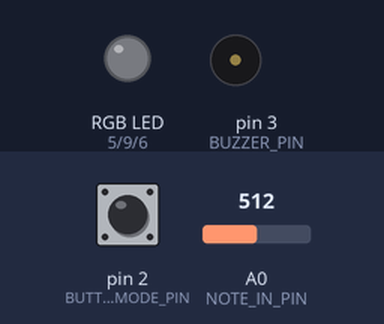
Simulated run of this sketch. Board: Arduino Uno, built with avr-gcc and run on an emulated ATmega328P. Parts: an RGB LED mixed from three pins (HIGH = lit), buzzer (waves = sounding). The test bench sets the inputs (shaded band); at power-on: pin 2 (BUTTON_MODE_PIN) LOW, A0 (NOTE_IN_PIN) = 512. Dim RGB values are drawn brighter than linear; random numbers use the default seed unless the sketch sets one.

Above: at 1.2 s.
1.3 s: pin 2 (BUTTON_MODE_PIN) pulled HIGH for 1 s
At 2.3 s:
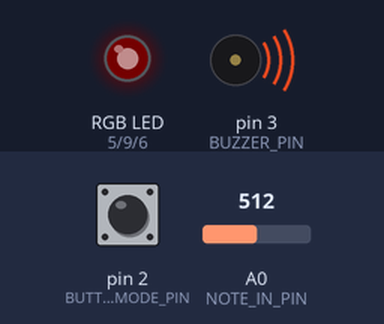
4.3 s: pin 2 (BUTTON_MODE_PIN) pulled HIGH for 0.15 s
At 12.5 s:
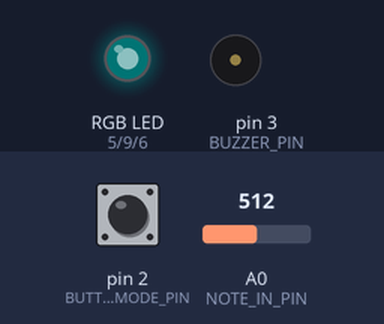
Timing chart, 0 to 13.4 s (numbered marks = the images above; inputs shaded):
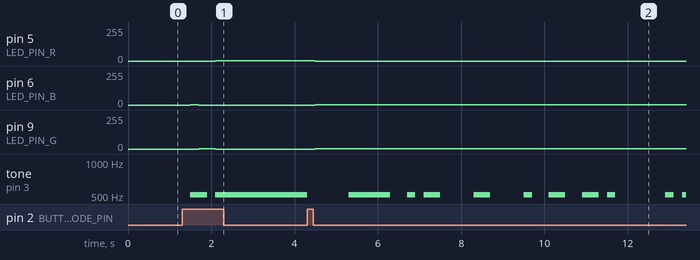

The sketch:

CART_360_ETUDE_3_SKETCH.ino
```cpp
/*Jennifer Sevan
 * CART 360 - ETUDE 3
 */
/**********************ETUDE 2 CART 360 2017*******************************
   WELCOME!
   THE PURPOSE OF THIS EXERCISE IS TO DESIGN A VERY SIMPLE KEYBOARD (5 KEYS)
   WHICH ALLOWS YOU TO PLAY LIVE, RECORD, AND PLAYBACK SINGLE NOTES (NO CHORDS).
   THERE WILL BE A BUTTON WHICH WHEN PRESSED WILL TAKE THE USER TO THE NEXT MODE:
   THERE ARE 5 POSSIBLE MODES
   0 ==  reset    ==   led off == also resets
   1 ==  live     ==   led BLUE
   2 ==  record   ==   led RED
   3 ==  play     ==   led GREEN
   4 ==  looper   ==   led PURPLE

   ADDITIONALLY - WHEN THE USER CHANGES MODE,
   THE RGB LED WILL CHANGE COLOR (ACCORDING TO THE SPECIFICATIONS)

   PLEASE FOLLOW THE INSTRUCTIONS IN THE COMMENTS:
   DO NOT ADD ANY MORE FUNCTION DEFINITIONS
   ONLY IMPLEMENT THE FUNCTION DEFINITIONS SUPPLIED
   THERE IS NO NEED TO ADD ANY NEW VARIABLES OR CONSTANTS
   PROVIDE COMMENTS FOR ANY OF THE CODE IMPLEMENTED
   GOOD LUCK!
*/
/**** CONSTANTS ********************************************************/

#define BUTTON_MODE_PIN 2 // Button to change the mode

// constants for RGB LED
#define LED_PIN_R 5 // R PIN
#define LED_PIN_G 9 // G PIN
#define LED_PIN_B 6 // B PIN

// constant for note in (button-resistor ladder on breadboard)
# define NOTE_IN_PIN A0

//constant for max number of notes in array
#define MAX_NOTES 16

// a constant for duration
const int duration = 200;

// constant for pin to output for buzzer
#define BUZZER_PIN 3 // PWM

/******** VARIABLES *****************************************************/
// counter for how many notes we have
int countNotes = 0;
int mode = 0; // start at off
// array to hold the notes played (for record/play mode)
int notes [MAX_NOTES];

/*************************************************************************/


/**********************SETUP() DO NOT CHANGE*******************************/
// Declare pin mode for the single digital input
void setup()
{
  Serial.begin(9600);
  pinMode(BUTTON_MODE_PIN, INPUT);
}

/**********************LOOP() DO NOT CHANGE *******************************
   INSTRUCTIONS:
   There is NO NEED to change the loop - it establishes the flow of the program
   We call here 3 functions repeatedly:
   1: chooseMode(): this function will determine the mode that your program is in
   based on if the button (linked to the BUTTON_MODE_PIN) was pressed
   2: setRGB(): will set the color of the RGB LED based on the value of the mode variable
   3: selectMode(): will determine which function to call based on the value of the mode variable

**************************************************************************/
void loop()
{
  chooseMode();
  setRGB();
  selectMode();
}
/******************CHOOSEMODE(): IMPLEMENT *********************************
   INSTRUCTIONS:
   Read the value from the Button (linked to the BUTTON_MODE_PIN) and
   if is being pressed then change the mode variable.
   REMEMBER:
   mode == 0 is reset
   mode == 1 is live
   mode == 2 is record
   mode == 3 is play
   mode == 4 is loopMode
   Every time the user presses the button, the program will go to the next mode,
   once it reaches 4, it should go back to mode == 0.
   (i.e. if mode ==2 and we press, then mode ==3) ...
**************************************************************************/
void chooseMode() {
  // If the button is pressed
  if (digitalRead(BUTTON_MODE_PIN) == HIGH)
  {

    //If the mode is 4, it should go back to 1.
    if (mode == 4)
    {
      mode = 0;
    }
    else
    {
      // Add 1 to the mode.
      mode = mode + 1;
    }
    delay(duration);
  }
}

/******************SETRGB(): IMPLEMENT *********************************
   INSTRUCTIONS:
   Depending on the value of the mode variable:
   if the mode is 0 - RGB LED IS OFF
   if the mode is 1 - RGB LED IS BLUE
   if mode is 2 - RGB LED IS RED
   if mode is 3 - RGB LED IS GREEN
   if mode is 4 - RGB LED iS PURPLE
   YOU MUST USE A SWITCH CASE CONSTRUCT (NOT A SERIES OF IF / ELSE STATEMENTS
**************************************************************************/
//RGB LED IS OFF
void activateOff() {
  analogWrite(LED_PIN_R, LOW);
  analogWrite(LED_PIN_G, LOW);
  analogWrite(LED_PIN_B, LOW);
}
//RGB LED IS BLUE
void activateBlue() {
  analogWrite(LED_PIN_R, LOW);
  analogWrite(LED_PIN_G, LOW);
  analogWrite(LED_PIN_B, HIGH);
}
//RGB LED IS RED
void activateRed() {
  analogWrite(LED_PIN_R, LOW);
  analogWrite(LED_PIN_G, HIGH);
  analogWrite(LED_PIN_B, LOW);
}
//RGB LED IS GREEN
void activateGreen() {
  analogWrite(LED_PIN_R, HIGH);
  analogWrite(LED_PIN_G, LOW);
  analogWrite(LED_PIN_B, LOW);

}
//RGB LED IS PURPLE
void activatePurple() {
  analogWrite(LED_PIN_R, LOW);
  analogWrite(LED_PIN_G, HIGH);
  analogWrite(LED_PIN_B, HIGH);
}
void setRGB()
{
  switch (mode) {
    case 1: activateBlue();
      break;
    case 2: activateRed();
      break;
    case 3: activateGreen();
      break;
    case 4: activatePurple();
      break;
    default: activateOff();
      break;
  }
}

/**********************SELECTMODE() DO NOT CHANGE *******************************
   INSTRUCTIONS:
   There is NO NEED to change this function - it selects WHICH function should run based on the mode variable
   There are 4 possibilities
   1: reset(): this function will reset any arrays etc, and will do nothing else
   2: live(): this function will play the corresponding notes
   to the user pressing the respective buttons.
   NOTE:: the notes played are NOT stored
   3: record(): this function will play the corresponding notes
   to the user pressing the respective buttons
   AND will STORE up to 16 consecutive notes in an array.
   4: play(): this function will playback any notes stored in the array that were recorded
   in the previous mode
   5: loopMode(): this function will playback any notes stored in the array that were recorded,
   BUT unlike the previous mode, you can choose in which sequence the notes are played.
   REQUIRED: only play notes from the array (no live stuff)

******************************************************************************/
void selectMode()
{
  if (mode == 0) {
    reset();
  }
  else if (mode == 1) {
    live();
  }
  else if (mode == 2) {
    record();
  }

  else if (mode == 3) {
    play();
  }

  else if (mode == 4) {
    looper();
  }
}
/******************RESET(): IMPLEMENT **************************************
   INSTRUCTIONS:
   this function should ensure that any notes recorded are no longer available
**************************************************************************/
void reset()
{
  //to shut off any tone playing
  noTone(BUZZER_PIN);

  //for loop to cycle through the notes array and assign 0s in every element
  for (int i = 0; i < MAX_NOTES; i++) {
    //assign 0 for each increment
    notes[i] = 0;
  }

  //reset the countNotes
  countNotes = 0;

}
/******************LIVE(): IMPLEMENT **************************************
   INSTRUCTIONS:
   this function will play the corresponding notes
   to the user pressing the respective buttons
   NOTE:: the notes played are NOT stored
   SO: you need read in the input from the analog input (linked to the button-resistor ladder combo)
   THEN - output the note to the buzzer using the tone() function
**************************************************************************/
void live()
{
  //have tone play the rythm
  tone(BUZZER_PIN, analogRead(NOTE_IN_PIN), duration);
}
/******************RECORD(): IMPLEMENT **********************************
   INSTRUCTIONS:
   this function will play the corresponding notes
   to the user pressing the respective buttons
   AND will STORE up to 16 consecutive notes in an array.
   SO:you need read in the input from the analog input (linked to the button-resistor ladder combo)
   AND - output the note to the buzzer using the tone() function
   THEN store that note in the array  - BE CAREFUL - you can only allow for up to MAX_NOTES to be stored
**************************************************************************/
void record()
{
  //read the value on the note pin
  int sound = analogRead(NOTE_IN_PIN);

  //if sound is detected
  if (sound > 0) {
    //play the sound that was pressed and save it.
    tone(BUZZER_PIN, sound, duration);

    //If the max is not reached for notes, save the note.
    if (countNotes < MAX_NOTES) {
      notes[countNotes] = sound;
      //Increment the number of notes that has been recorded.
      countNotes++;
    }
    delay(duration);
  }
}
/******************PLAY(): IMPLEMENT ************************************
   INSTRUCTIONS:
   this function will playback any notes stored in the array that were recorded
   in the previous mode
   SO: you need to go through the array of values (be careful - the user may not have put in MAX_NOTES)
   READ each value IN ORDER
   AND output each note to the buzzer using the tone() function
   ALSO: as long as we are in this mode, the notes are played over and over again
   BE CAREFUL: make sure you allow for the user to get to another mode from the mode button...
**************************************************************************/
void play()
{
  //if there is something to play. Then play it.
  if (notes[0] != 0) {
    for (int i = 0; i < countNotes; i++) {
      tone(BUZZER_PIN, notes[i], duration);
      delay(duration);
    }
  }
}
/******************LOOPMODE(): IMPLEMENT *********************************
   INSTRUCTIONS:
   this function will playback any notes stored in the array that were recorded
   in the previous mode
   SO: you need to go through the array of values (be careful - the user may not have put in MAX_NOTES)
   READ values IN ANY ORDERING (You MUST use the array - but you can determine your own sequence)
   AND output each note to the buzzer using the tone() function
   ALSO: as long as we are in this mode, the notes are played over and over again
   BE CAREFUL: make sure you allow for the user to get to another mode from the mode button...
**************************************************************************/
void looper()
{
  delay(duration);

  //generate a random between 0 and 15 inclusively
  int randomNum = random(0, countNotes + 1);

  //play tone randomly
  tone(BUZZER_PIN, notes[randomNum]);
}

/**************************************************************************/

/*analysis of the etude's setup
 *
 * The resistors on the breadboard are in series. But the resistors for the push buttons
 * are in parallel which helps the sound to circulate and provide different tones.
 * There's a 5V of power circulating throughout the arduino and the breadboard.
 * Because of the analogRead function, the input becomes audible due to the buttons
 * who converts into output signals when they are being pressed.
 * The resistors are the reason why we have various functions/sound when different modes
 * are being activated when pressed.
 */
```

Measured:
- after the input at 1.3 s, pin 5 (LED_PIN_R): 0/255 → 1/255 after 0.80 s; pin 6 (LED_PIN_B): 0/255 → 1/255 after 0.20 s, → 0/255 0.20 s later; pin 9 (LED_PIN_G): 0/255 → 1/255 after 0.40 s, → 0/255 0.40 s later; tone on pin 3 (BUZZER_PIN): silent → 512 Hz after 0.20 s, → silent 0.40 s later, → 512 Hz 0.20 s later
- after the input at 4.3 s, pin 5 (LED_PIN_R): 1/255 → 0/255 after 0.20 s; pin 6 (LED_PIN_B), pin 9 (LED_PIN_G): 0/255 → 1/255 after 0.20 s; tone on pin 3 (BUZZER_PIN): plays 512 Hz for 1.0 s, 512 Hz for 0.20 s, 512 Hz for 0.40 s, 512 Hz for 0.40 s, 512 Hz for 0.20 s, 512 Hz for 0.40 s … (10 notes in this stretch), starting at once
